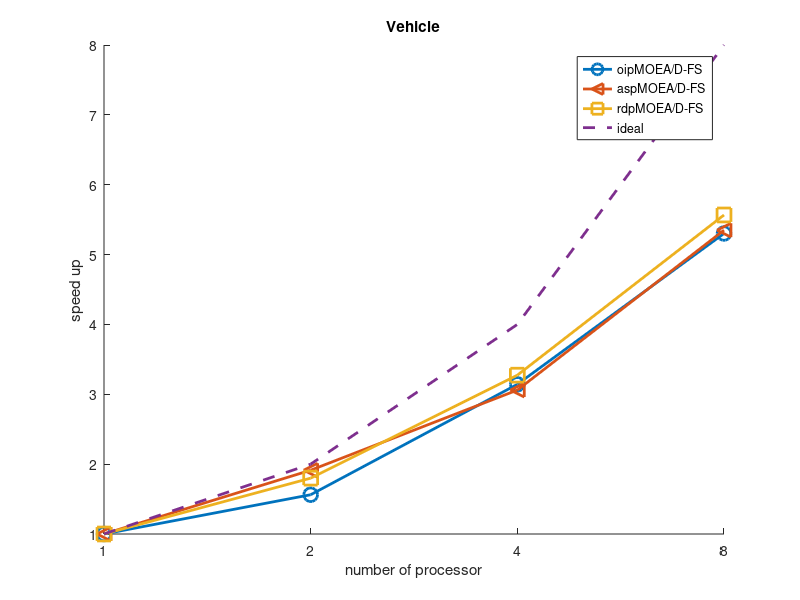

This chart was generated by the following MATLAB code:
clear

Problem = 'Vehicle';
speedUp = [];
Algorithm = 'MOEA/D-STAT';
STATTimeCost = 48772;
speedUp(1:3,1) = [1;1;1];
Algorithm = 'oipMOEA/D-FS-2';
timeCost = 31222;
speedUp(1,2) = STATTimeCost / timeCost;
Algorithm = 'oipMOEA/D-FS-4';
timeCost = 15520;
speedUp(1,3) = STATTimeCost / timeCost;
Algorithm = 'oipMOEA/D-FS-8';
timeCost = 9199;
speedUp(1,4) = STATTimeCost / timeCost;
Algorithm = 'aspMOEA/D-FS-2';
timeCost = 25494;
speedUp(2,2) = STATTimeCost / timeCost;
Algorithm = 'aspMOEA/D-FS-4';
timeCost = 15937;
speedUp(2,3) = STATTimeCost / timeCost;
Algorithm = 'aspMOEA/D-FS-8';
timeCost = 9118;
speedUp(2,4) = STATTimeCost / timeCost;
Algorithm = 'rdpMOEA/D-FS-2';
timeCost = 27103;
speedUp(3,2) = STATTimeCost / timeCost;
Algorithm = 'rdpMOEA/D-FS-4';
timeCost = 14899;
speedUp(3,3) = STATTimeCost / timeCost;
Algorithm = 'rdpMOEA/D-FS-8';
timeCost = 8761;
speedUp(3,4) = STATTimeCost / timeCost;


% Problem = 'Musk1';
% speedUp = [];
% efficient = [];
% Algorithm = 'MOEA/D-STAT';
% STATTimeCost = 611831;
% speedUp(1:3,1) = [1;1;1];
% efficient(1:3,1) = [1;1;1];
% Algorithm = 'oipMOEA/D-FS-2';
% timeCost = 361551;
% speedUp(1,2) = STATTimeCost / timeCost;
% efficient(1,2) = speedUp(1,2) / 2;
% Algorithm = 'oipMOEA/D-FS-4';
% timeCost = 189015;
% speedUp(1,3) = STATTimeCost / timeCost;
% efficient(1,3) = speedUp(1,3) / 4;
% Algorithm = 'oipMOEA/D-FS-8';
% timeCost = 96692;
% speedUp(1,4) = STATTimeCost / timeCost;
% efficient(1,4) = speedUp(1,4) / 8;
% Algorithm = 'aspMOEA/D-FS-2';
% timeCost = 330139;
% speedUp(2,2) = STATTimeCost / timeCost;
% efficient(2,2) = speedUp(2,2) / 2;
% Algorithm = 'aspMOEA/D-FS-4';
% timeCost = 165553;
% speedUp(2,3) = STATTimeCost / timeCost;
% efficient(2,3) = speedUp(2,3) / 4;
% Algorithm = 'aspMOEA/D-FS-8';
% timeCost = 87210;
% speedUp(2,4) = STATTimeCost / timeCost;
% efficient(2,4) = speedUp(2,4) / 8;
% Algorithm = 'rdpMOEA/D-FS-2';
% timeCost = 330748;
% speedUp(3,2) = STATTimeCost / timeCost;
% efficient(3,2) = speedUp(3,2) / 2;
% Algorithm = 'rdpMOEA/D-FS-4';
% timeCost = 168456;
% speedUp(3,3) = STATTimeCost / timeCost;
% efficient(3,3) = speedUp(3,3) / 4;
% Algorithm = 'rdpMOEA/D-FS-8';
% timeCost = 86277;
% speedUp(3,4) = STATTimeCost / timeCost;
% efficient(3,4) = speedUp(3,4) / 8;

figure()
hold on 
view(2)
title([Problem]);
plot(1:4,speedUp(1,:),'-o','LineWidth',2,'MarkerSize',10)
plot(1:4,speedUp(2,:),'-<','LineWidth',2,'MarkerSize',10)
plot(1:4,speedUp(3,:),'-s','LineWidth',2,'MarkerSize',10)
plot(1:4,[1,2,4,8],'--','LineWidth',2,'MarkerSize',10)
set(gca,'xtick',[1 2 3 4],'xticklabel',{'1','2','4','8'});
xlabel('number of processor');
ylabel('speed up');
legend('oipMOEA/D-FS','aspMOEA/D-FS','rdpMOEA/D-FS','ideal');

% figure()
% hold on
% view(2)
% title([Problem]);
% plot(1:4,efficient(1,:),'-o','LineWidth',2,'MarkerSize',10)
% plot(1:4,efficient(2,:),'-<','LineWidth',2,'MarkerSize',10)
% plot(1:4,efficient(3,:),'-s','LineWidth',2,'MarkerSize',10)
% set(gca,'xtick',[1 2 3 4],'xticklabel',{'1','2','4','8'});
% xlabel('number of processor');
% ylabel('efficient');
% legend('oipMOEA/D-FS','aspMOEA/D-FS','rdpMOEA/D-FS');


% xtickangle(45)

